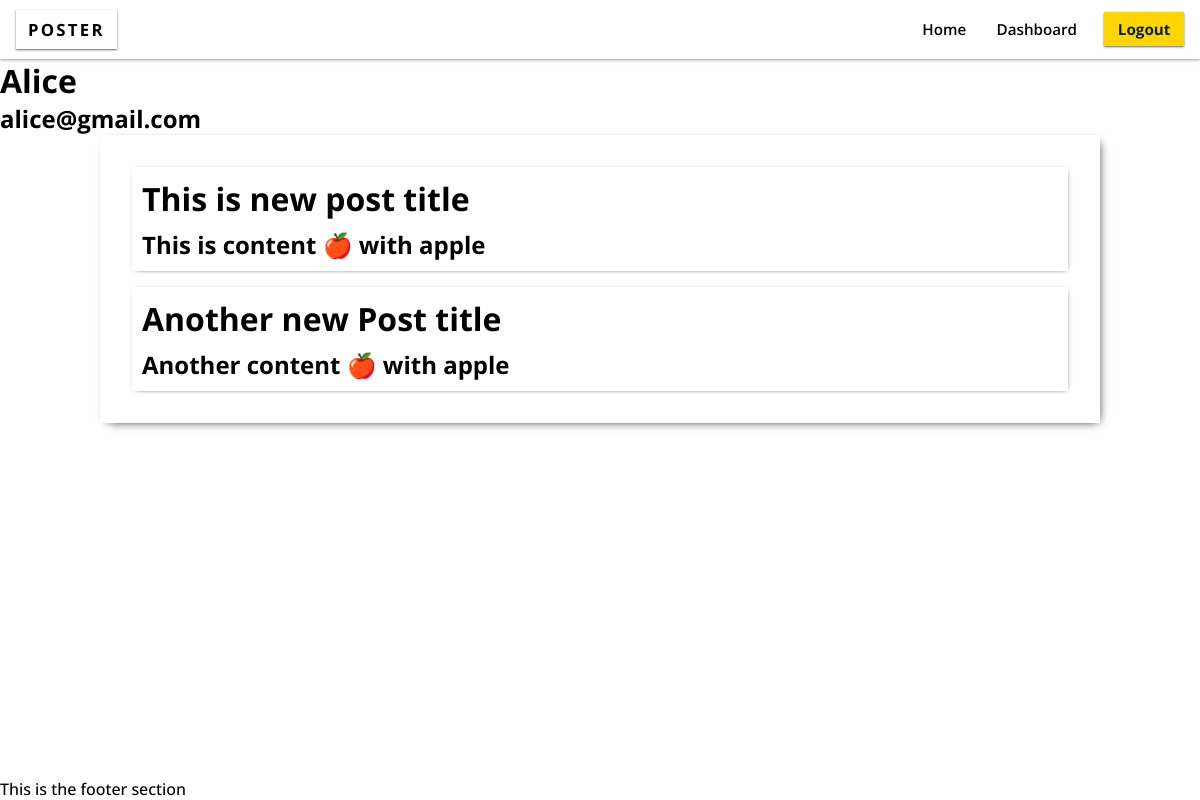
/dashboard (signed in), run on an earlier commit of the app's database.
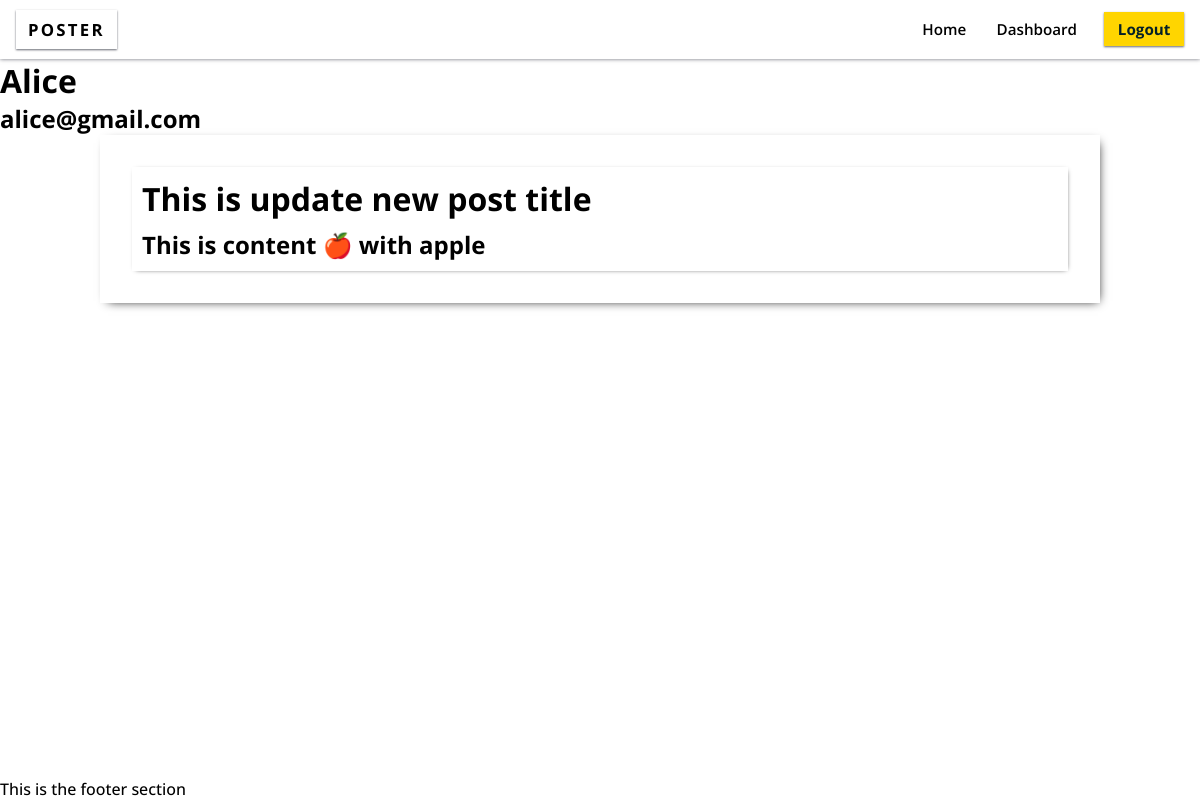
And on a later commit of the database.
### lib/models.py (models this page shows)
class Post(db.Model):
    __tablename__ = "posts"
    id = db.Column(db.Integer, primary_key=True)
    title = db.Column(db.String(200), nullable=False)
    content = db.Column(db.String, nullable=False)
    slug = db.Column(db.String, nullable=False)
    created_at = db.Column(DateTime(timezone=True), server_default=func.now())
    user_id = db.Column(db.Integer, db.ForeignKey('users.id'), nullable=False)

### main.py (the view)
@app.route("/dashboard")
@login_required
def dashboard():
    user_posts = Post.query.filter_by(user_id=current_user.id).all()
    return render_template("dashboard.html", user=current_user, posts=user_posts)

### main.py (called while the page is built)
@login_manager.user_loader
def load_user(user_id):
    return User.query.get(int(user_id))

### templates/dashboard.html (shortened to what this page needs)
{% include 'head.html' %} {% include 'navbar.html' %}
<div>
  <h1>{{ user.name }}</h1>
  <h2>{{ user.email }}</h2>
  <div class="posts">
    {% for post in posts %}
    <a href="{{ url_for('view_post', post_id=post.id) }}">
      <div class="post">
        <h1>{{ post.title }}</h1>
        <h2>{{ post.content }}</h2>
      </div>
    </a>
    {% endfor %}
  </div>
</div>
{% include 'footer.html' %}

What changed in the data, as far as the page shows it:
removed Post: title "Another new Post title", content "Another content 🍎 with apple"
changed Post "This is content 🍎 with apple": title "This is new post title" → "This is update new post title"
